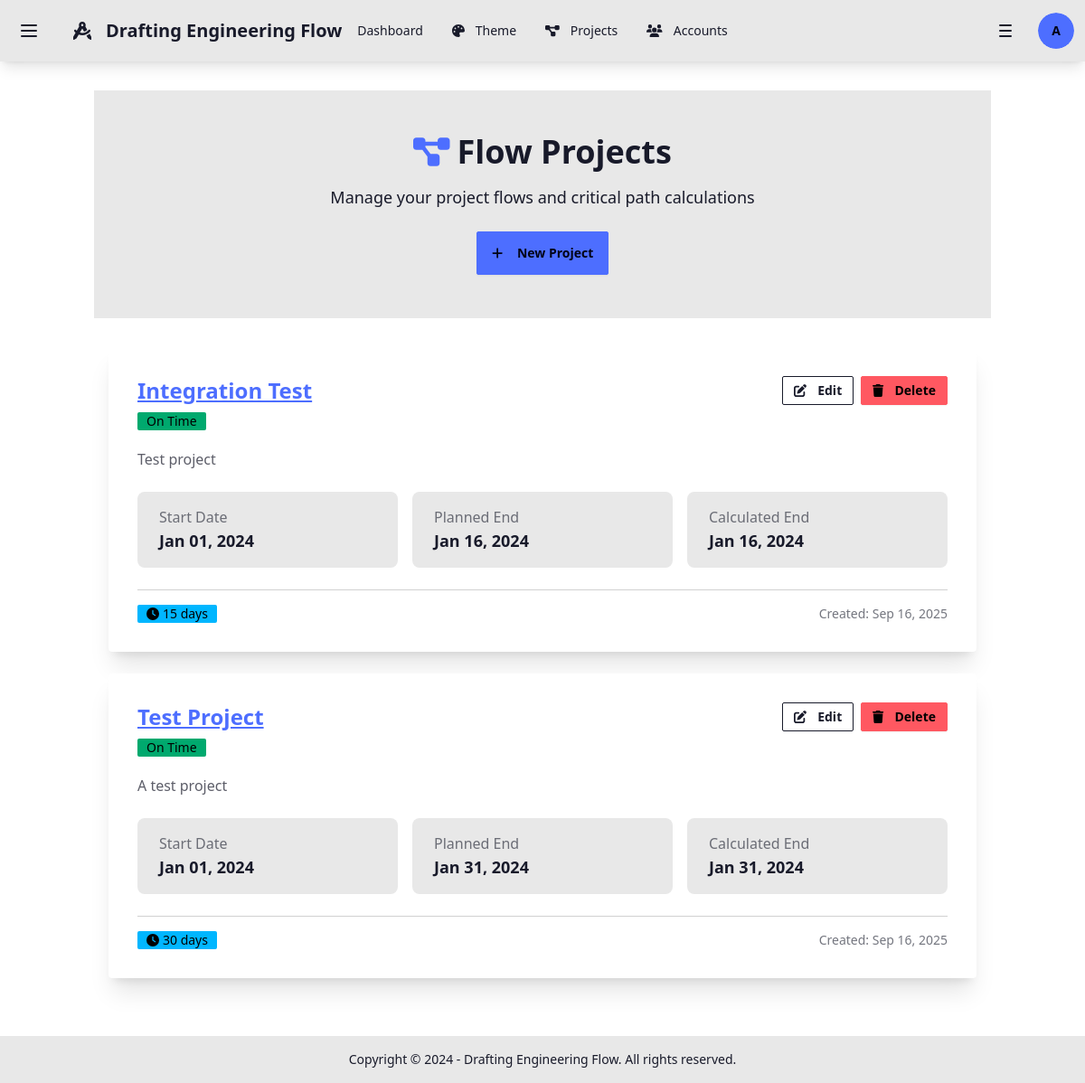
The page /flow-calc/projects/ (signed in) on the database its author committed.
### flow_calc/models.py (models this page shows, shortened)
class FlowProject(models.Model):
    name = models.CharField(max_length=200, help_text="Project name")
    description = models.TextField(blank=True, help_text="Project description")
    start_date = models.DateField(help_text="Project start date")
    duration_days = models.PositiveIntegerField(help_text="Total project duration in days")
    created_by = models.ForeignKey(User, on_delete=models.CASCADE, related_name='flow_projects')
    created_at = models.DateTimeField(auto_now_add=True)
    updated_at = models.DateTimeField(auto_now=True)
    class Meta:
        ordering = ['-created_at']
        verbose_name = "Flow Project"
        verbose_name_plural = "Flow Projects"
    @property
    def end_date(self):
        return self.start_date + timedelta(days=self.duration_days)
    @property
    def calculated_end_date(self):
        if not self.steps.exists():
            return self.end_date
        latest_step = self.steps.order_by('-calculated_end_date').first()
        return latest_step.calculated_end_date if latest_step else self.end_date
    @property
    def is_delayed(self):
        return self.calculated_end_date > self.end_date

### flow_calc/views.py (the view)
# urls.py: path('projects/', views.FlowProjectListView.as_view(), name='project_list'),
class FlowProjectListView(LoginRequiredMixin, ListView):
    model = FlowProject
    template_name = 'flow_calc/project_list.html'
    context_object_name = 'projects'
    paginate_by = 20
    def get_queryset(self):
        return FlowProject.objects.filter(created_by=self.request.user).order_by('-created_at')

### rbac/context_processors.py (called while the page is built)
def rbac_context(request):
    context = {}
    if request.user.is_authenticated:
        context.update({
            'user_accessible_apps': get_user_accessible_apps(request.user),
            'user_roles': get_user_roles(request.user),
        })
    else:
        context.update({
            'user_accessible_apps': [],
            'user_roles': [],
        })
    return context

### rbac/utils.py (called while the page is built, shortened)
def get_user_accessible_apps(user):
    if not user or not user.is_authenticated:
        return []
    if user.is_superuser:
        return AppAccess.objects.filter(is_enabled=True).values_list('app_name', flat=True)

def get_user_roles(user):
    if not user or not user.is_authenticated:
        return []
    return UserRole.objects.filter(user=user, is_active=True).select_related('role')

### theme/context_processors.py (called while the page is built)
def theme_context(request):
    context = {}
    try:
        theme_settings = ThemeSettings.objects.get(pk=1)
    except ThemeSettings.DoesNotExist:
        theme_settings = ThemeSettings.objects.create()
    if request.user.is_authenticated:
        try:
            user_theme = UserTheme.objects.get(user=request.user)
            current_theme = user_theme.theme
        except UserTheme.DoesNotExist:
            current_theme = theme_settings.default_theme
    else:
        current_theme = request.session.get('theme', theme_settings.default_theme)
    context.update({
        'current_theme': current_theme,
        'theme_settings': theme_settings,
        'allow_user_themes': theme_settings.allow_user_themes,
    })
    return context

### flow_calc/templates/flow_calc/project_list.html (shortened to what this page needs)
{% extends "flow_calc/base.html" %}
{% load static %}
{% block content %}
<div class="hero bg-base-200 py-8">
    <div class="hero-content text-center">
        <div class="max-w-4xl">
            <h1 class="text-4xl font-bold mb-4">
                <i class="fas fa-project-diagram text-primary mr-2"></i>Flow Projects
            </h1>
            <p class="text-lg mb-6">Manage your project flows and critical path calculations</p>
            <a href="{% url 'flow_calc:project_create' %}" class="btn btn-primary">
                <i class="fas fa-plus mr-2"></i>
                New Project
            </a>
        </div>
    </div>
</div>
<div class="container mx-auto px-4 py-8">
    {% if projects %}
        <div class="space-y-6">
            {% for project in projects %}
                <div class="card bg-base-100 shadow-xl">
                    <div class="card-body">
                        <div class="flex justify-between items-start">
                            <div class="flex-1">
                                <h2 class="card-title text-2xl">
                                    <a href="{% url 'flow_calc:project_detail' project.pk %}" class="link link-primary">
                                        {{ project.name }}
                                    </a>
                                </h2>
                                <div class="flex items-center gap-2 mt-2">
                                    {% if project.is_delayed %}
                                        <span class="badge badge-error">Delayed ({{ project.delay_days }} days)</span>
                                    {% else %}
                                        <span class="badge badge-success">On Time</span>
                                    {% endif %}
                                </div>
                            </div>
                            <div class="flex gap-2">
                                <a href="{% url 'flow_calc:project_update' project.pk %}" class="btn btn-outline btn-sm">
                                    <i class="fas fa-edit mr-1"></i>
                                    Edit
                                </a>
                                <a href="{% url 'flow_calc:project_delete' project.pk %}" class="btn btn-error btn-sm">
                                    <i class="fas fa-trash mr-1"></i>
                                    Delete
                                </a>
                            </div>
                        </div>
                        {% if project.description %}
                            <p class="text-base-content/70 mt-3">{{ project.description|truncatewords:30 }}</p>
                        {% endif %}
                        <div class="grid grid-cols-1 md:grid-cols-3 gap-4 mt-4">
                            <div class="stat bg-base-200 rounded-lg">
                                <div class="stat-title">Start Date</div>
                                <div class="stat-value text-lg">{{ project.start_date|date:"M d, Y" }}</div>
                            </div>
                            <div class="stat bg-base-200 rounded-lg">
                                <div class="stat-title">Planned End</div>
                                <div class="stat-value text-lg">{{ project.end_date|date:"M d, Y" }}</div>
                            </div>
                            <div class="stat bg-base-200 rounded-lg">
                                <div class="stat-title">Calculated End</div>
                                <div class="stat-value text-lg">{{ project.calculated_end_date|date:"M d, Y" }}</div>
                            </div>
                        </div>
                        <div class="flex items-center justify-between mt-4 pt-4 border-t border-base-300">
                            <div class="badge badge-info">
                                <i class="fas fa-clock mr-1"></i>
                                {{ project.duration_days }} days
                            </div>
                            <div class="text-sm text-base-content/60">
                                Created: {{ project.created_at|date:"M d, Y" }}
                            </div>
                        </div>
                    </div>
                </div>
            {% endfor %}
        </div>
    {% endif %}
</div>
{% endblock %}

### templates/base.html (shortened to what this page needs)
<!DOCTYPE html>
<html lang="en" data-theme="{{ current_theme|default:'corporate' }}">
<head>
    <script src="https://cdn.tailwindcss.com"></script>
    <link href="https://cdn.jsdelivr.net/npm/daisyui@4.12.10/dist/full.min.css" rel="stylesheet" type="text/css" />
</head>
<body class="bg-base-100">
    <div class="drawer">
        <div class="drawer-content">
            <div class="drawer drawer-end">
                <div class="drawer-content">
                    <div class="navbar bg-base-200 shadow-lg">
                        <div class="navbar-start gap-2">
                            <label for="left-drawer" class="btn btn-ghost btn-square" aria-label="Open left menu">
                                <svg xmlns="http://www.w3.org/2000/svg" class="h-6 w-6" fill="none" viewBox="0 0 24 24" stroke="currentColor"><path stroke-linecap="round" stroke-linejoin="round" stroke-width="2" d="M4 6h16M4 12h16M4 18h16" /></svg>
                            </label>
                            <a class="btn btn-ghost text-xl" href="{% url 'home' %}">
                                <i class="fas fa-drafting-compass mr-2"></i>
                                Drafting Engineering Flow
                            </a>
                        </div>
                        <div class="navbar-center hidden lg:flex">
                            <ul class="menu menu-horizontal px-1">
                                {% if 'main' in user_accessible_apps %}
                                    <li><a href="{% url 'home' %}" class="{% if request.resolver_match.url_name == 'home' %}active{% endif %}">Dashboard</a></li>
                                {% endif %}
                                {% if 'theme' in user_accessible_apps and allow_user_themes %}
                                    <li><a href="{% url 'theme:selector' %}" class="{% if request.resolver_match.url_name == 'selector' %}active{% endif %}">
                                        <i class="fas fa-palette mr-1"></i>Theme
                                    </a></li>
                                {% endif %}
                                {% if 'project' in user_accessible_apps %}
                                    <li><a href="#" class="{% if 'project' in request.resolver_match.namespace %}active{% endif %}">
                                        <i class="fas fa-project-diagram mr-1"></i>Projects
                                    </a></li>
                                {% endif %}
                                {% if 'account' in user_accessible_apps %}
                                    <li><a href="#" class="{% if 'account' in request.resolver_match.namespace %}active{% endif %}">
                                        <i class="fas fa-users mr-1"></i>Accounts
                                    </a></li>
                                {% endif %}
                            </ul>
                        </div>
                        <div class="navbar-end gap-2">
                            <label for="right-drawer" class="btn btn-ghost btn-square" aria-label="Open right menu">
                                <svg xmlns="http://www.w3.org/2000/svg" class="h-6 w-6" fill="none" viewBox="0 0 24 24" stroke="currentColor"><path stroke-linecap="round" stroke-linejoin="round" stroke-width="2" d="M6 6h12M6 12h12M6 18h12" /></svg>
                            </label>
                            {% if user.is_authenticated %}
                                <div class="dropdown dropdown-end">
                                    <div tabindex="0" role="button" class="btn btn-ghost btn-circle avatar">
                                        <div class="w-10 rounded-full">
                                            <div class="bg-primary text-primary-content rounded-full w-10 h-10 flex items-center justify-center">
                                                {{ user.username|first|upper }}
                                            </div>
                                        </div>
                                    </div>
                                </div>
                            {% else %}
                                <a class="btn btn-primary" href="{% url 'admin:login' %}">Login</a>
                            {% endif %}
                        </div>
                    </div>
                    <main class="container mx-auto px-4 py-8">
                        {% block content %}{% endblock %}
                    </main>
                    <footer class="footer footer-center p-4 bg-base-200 text-base-content">
                        <aside>
                            <p>Copyright © 2024 - Drafting Engineering Flow. All rights reserved.</p>
                        </aside>
                    </footer>
                </div>
                <div class="drawer-side">
                    <label for="right-drawer" aria-label="close sidebar" class="drawer-overlay"></label>
                </div>
            </div>
        </div>
        <div class="drawer-side">
            <label for="left-drawer" aria-label="close sidebar" class="drawer-overlay"></label>
        </div>
    </div>
</body>
</html>

### rows shown on the page
FlowProject: name "Integration Test", shows "On Time", description "Test project", start_date "Jan 01, 2024", end_date "Jan 16, 2024", calculated_end_date "Jan 16, 2024", duration_days "15", created_at "Sep 16, 2025"
FlowProject: name "Test Project", shows "On Time", description "A test project", start_date "Jan 01, 2024", end_date "Jan 31, 2024", calculated_end_date "Jan 31, 2024", duration_days "30", created_at "Sep 16, 2025"

### other values the page prints
{{ user.username|first|upper }} "A"
